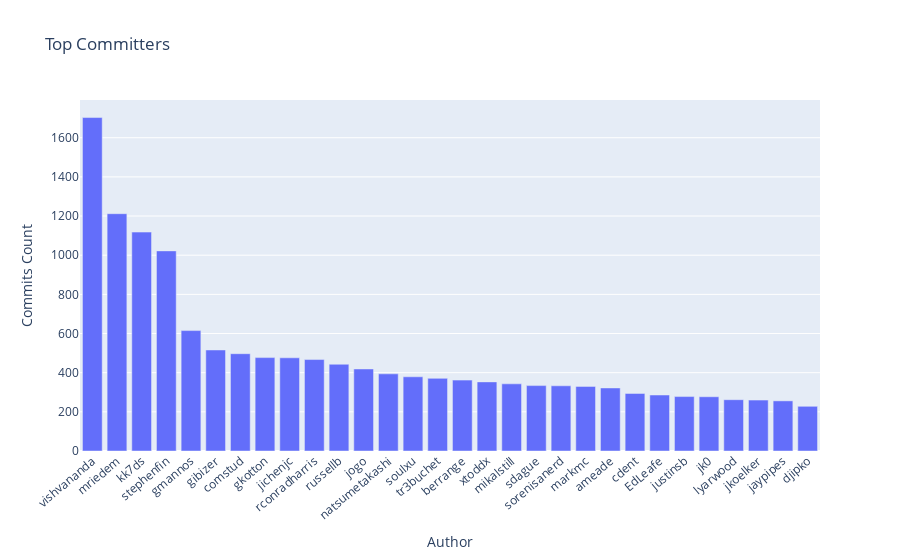

This figure's notebook cell:
### Code cell
commits_by_author = commits.groupby('author.login')[['sha']].count()
commits_by_author = commits_by_author.rename(columns = {'sha': 'commit_count'})
commits_by_author = commits_by_author.sort_values(by='commit_count', ascending=False)
top_authors = commits_by_author.head(30)
fig = go.Figure([go.Bar(
    x=top_authors.index, 
    y=top_authors.commit_count)])
fig.update_layout(
    title = 'Top Committers', 
    xaxis_title = 'Author', 
    yaxis_title = 'Commits Count', 
    xaxis_tickmode = 'linear',
    xaxis_tickangle=-40)
fig.show()

### Figure 1 — Plotly figure (JSON) as saved in the notebook; plotly's stock layout.template omitted (floating-point values rounded to 4 significant figures)
{"data": [{"type": "bar", "x": ["vishvananda", "mriedem", "kk7ds", "stephenfin", "gmannos", "gibizer", "comstud", "gkotton", "jichenjc", "rconradharris", "russellb", "jogo", "natsumetakashi", "soulxu", "tr3buchet", "berrange", "xtoddx", "mikalstill", "sdague", "sorenisanerd", "markmc", "ameade", "cdent", "EdLeafe", "justinsb", "jk0", "lyarwood", "jkoelker", "jaypipes", "djipko"], "y": [1703, 1212, 1118, 1022, 615, 516, 497, 477, 476, 467, 443, 419, 394, 379, 371, 362, 353, 343, 334, 333, 330, 322, 294, 286, 278, 277, 262, 260, 256, 228]}], "layout": {"title": {"text": "Top Committers"}, "xaxis": {"tickangle": -40, "tickmode": "linear", "title": {"text": "Author"}}, "yaxis": {"title": {"text": "Commits Count"}}}}
